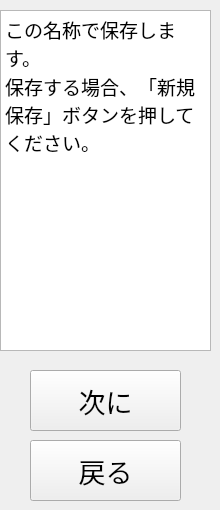
     <widget class="QWidget" name="page_5">
      <widget class="QTextEdit" name="textEdit_3">
       <property name="geometry">
        <rect>
         <x>0</x>
         <y>10</y>
         <width>211</width>
         <height>341</height>
        </rect>
       </property>
       <property name="readOnly">
        <bool>true</bool>
       </property>
       <property name="html">
        <string>&lt;!DOCTYPE HTML PUBLIC &quot;-//W3C//DTD HTML 4.0//EN&quot; &quot;http://www.w3.org/TR/REC-html40/strict.dtd&quot;&gt;
&lt;html&gt;&lt;head&gt;&lt;meta name=&quot;qrichtext&quot; content=&quot;1&quot; /&gt;&lt;meta charset=&quot;utf-8&quot; /&gt;&lt;style type=&quot;text/css&quot;&gt;
p, li { white-space: pre-wrap; }
hr { height: 1px; border-width: 0; }
li.unchecked::marker { content: &quot;\2610&quot;; }
li.checked::marker { content: &quot;\2612&quot;; }
&lt;/style&gt;&lt;/head&gt;&lt;body style=&quot; font-family:'Yu Gothic UI'; font-size:9pt; font-weight:400; font-style:normal;&quot;&gt;
&lt;p style=&quot; margin-top:0px; margin-bottom:0px; margin-left:0px; margin-right:0px; -qt-block-indent:0; text-indent:0px;&quot;&gt;&lt;span style=&quot; font-family:'MS UI Gothic'; font-size:14pt;&quot;&gt;この名称で保存します。&lt;/span&gt;&lt;/p&gt;
&lt;p style=&quot; margin-top:0px; margin-bottom:0px; margin-left:0px; margin-right:0px; -qt-block-indent:0; text-indent:0px;&quot;&gt;&lt;span style=&quot; font-family:'MS UI Gothic'; font-size:14pt;&quot;&gt;保存する場合、「新規保存」ボタンを押してください。&lt;/span&gt;&lt;/p&gt;&lt;/body&gt;&lt;/html&gt;</string>
       </property>
      </widget>
      <widget class="QPushButton" name="PushButtonCreateNewNext4">
       <property name="geometry">
        <rect>
         <x>30</x>
         <y>370</y>
         <width>151</width>
         <height>61</height>
        </rect>
       </property>
       <property name="font">
        <font>
         <family>MS UI Gothic</family>
         <pointsize>20</pointsize>
        </font>
       </property>
       <property name="styleSheet">
        <string notr="true"/>
       </property>
       <property name="text">
        <string>次に</string>
       </property>
       <property name="checkable">
        <bool>false</bool>
       </property>
       <property name="checked">
        <bool>false</bool>
       </property>
       <property name="autoDefault">
        <bool>false</bool>
       </property>
       <property name="default">
        <bool>false</bool>
       </property>
       <property name="flat">
        <bool>false</bool>
       </property>
      </widget>
      <widget class="QPushButton" name="PushButtonCreateNewPrev4">
       <property name="geometry">
        <rect>
         <x>30</x>
         <y>440</y>
         <width>151</width>
         <height>61</height>
        </rect>
       </property>
       <property name="font">
        <font>
         <family>MS UI Gothic</family>
         <pointsize>20</pointsize>
        </font>
       </property>
       <property name="styleSheet">
        <string notr="true"/>
       </property>
       <property name="text">
        <string>戻る</string>
       </property>
       <property name="checkable">
        <bool>false</bool>
       </property>
       <property name="checked">
        <bool>false</bool>
       </property>
       <property name="autoDefault">
        <bool>false</bool>
       </property>
       <property name="default">
        <bool>false</bool>
       </property>
       <property name="flat">
        <bool>false</bool>
       </property>
      </widget>
     </widget>
